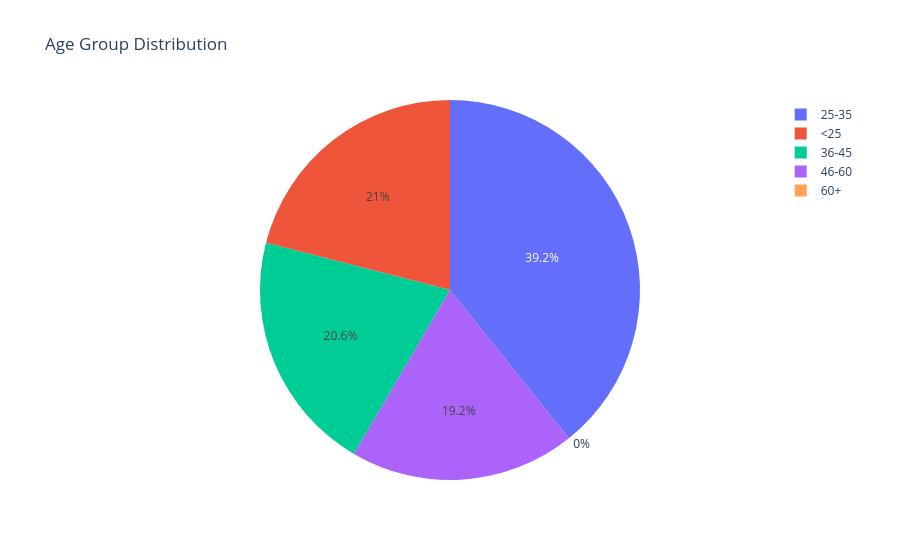

The notebook cell this image was saved under:
### Markdown cell above
**Insight 4:** Certain categories show distinct seasonal inflow patterns throughout the year. (See Figure 4)

### Code cell
# 5. Age Group Distribution
import plotly.express as px

fig = px.pie(names=age_dist.index, values=age_dist.values, title='Age Group Distribution')
fig.show()

### Figure 1 — Plotly figure (JSON) as saved in the notebook; plotly's stock layout.template omitted (floating-point values rounded to 4 significant figures)
{"data": [{"domain": {"x": [0, 1], "y": [0, 1]}, "hovertemplate": "label=%{label}<br>value=%{value}<extra></extra>", "labels": ["<25", "25-35", "36-45", "46-60", "60+"], "legendgroup": "", "name": "", "showlegend": true, "type": "pie", "values": [1050, 1962, 1028, 960, 0]}], "layout": {"legend": {"tracegroupgap": 0}, "title": {"text": "Age Group Distribution"}}}
